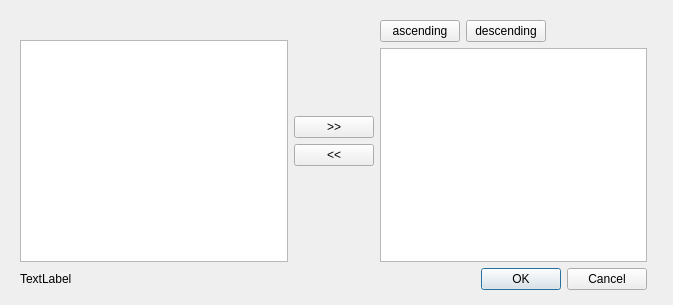
<?xml version="1.0" encoding="UTF-8"?>
<ui version="4.0">
 <class>CDialog</class>
 <widget class="QDialog" name="CDialog">
  <property name="geometry">
   <rect>
    <x>0</x>
    <y>0</y>
    <width>673</width>
    <height>305</height>
   </rect>
  </property>
  <property name="windowTitle">
   <string>Dialog</string>
  </property>
  <widget class="QWidget" name="">
   <property name="geometry">
    <rect>
     <x>20</x>
     <y>20</y>
     <width>627</width>
     <height>270</height>
    </rect>
   </property>
   <layout class="QGridLayout" name="gridLayout">
    <item row="0" column="0">
     <layout class="QVBoxLayout" name="verticalLayout_2">
      <item>
       <spacer name="horizontalSpacer_2">
        <property name="orientation">
         <enum>Qt::Horizontal</enum>
        </property>
        <property name="sizeHint" stdset="0">
         <size>
          <width>40</width>
          <height>20</height>
         </size>
        </property>
       </spacer>
      </item>
      <item>
       <widget class="QListWidget" name="listWidgetLeft"/>
      </item>
     </layout>
    </item>
    <item row="0" column="1">
     <layout class="QVBoxLayout" name="verticalLayout_3">
      <item>
       <spacer name="verticalSpacer">
        <property name="orientation">
         <enum>Qt::Vertical</enum>
        </property>
        <property name="sizeHint" stdset="0">
         <size>
          <width>38</width>
          <height>13</height>
         </size>
        </property>
       </spacer>
      </item>
      <item>
       <widget class="QPushButton" name="btn2Right">
        <property name="text">
         <string>&gt;&gt;</string>
        </property>
       </widget>
      </item>
      <item>
       <widget class="QPushButton" name="btn2Left">
        <property name="text">
         <string>&lt;&lt;</string>
        </property>
       </widget>
      </item>
      <item>
       <spacer name="verticalSpacer_2">
        <property name="orientation">
         <enum>Qt::Vertical</enum>
        </property>
        <property name="sizeHint" stdset="0">
         <size>
          <width>20</width>
          <height>40</height>
         </size>
        </property>
       </spacer>
      </item>
     </layout>
    </item>
    <item row="0" column="2">
     <layout class="QVBoxLayout" name="verticalLayout">
      <item>
       <layout class="QHBoxLayout" name="horizontalLayout">
        <item>
         <widget class="QPushButton" name="btnAscending">
          <property name="text">
           <string>ascending</string>
          </property>
         </widget>
        </item>
        <item>
         <widget class="QPushButton" name="btnDescending">
          <property name="text">
           <string>descending</string>
          </property>
         </widget>
        </item>
        <item>
         <spacer name="horizontalSpacer">
          <property name="orientation">
           <enum>Qt::Horizontal</enum>
          </property>
          <property name="sizeHint" stdset="0">
           <size>
            <width>40</width>
            <height>20</height>
           </size>
          </property>
         </spacer>
        </item>
       </layout>
      </item>
      <item>
       <widget class="QListWidget" name="listWidgetRight"/>
      </item>
     </layout>
    </item>
    <item row="1" column="0" colspan="3">
     <layout class="QHBoxLayout" name="horizontalLayout_2">
      <item>
       <widget class="QLabel" name="label">
        <property name="sizePolicy">
         <sizepolicy hsizetype="Expanding" vsizetype="Preferred">
          <horstretch>0</horstretch>
          <verstretch>0</verstretch>
         </sizepolicy>
        </property>
        <property name="text">
         <string>TextLabel</string>
        </property>
       </widget>
      </item>
      <item>
       <widget class="QDialogButtonBox" name="buttonBox">
        <property name="sizePolicy">
         <sizepolicy hsizetype="Fixed" vsizetype="Fixed">
          <horstretch>0</horstretch>
          <verstretch>0</verstretch>
         </sizepolicy>
        </property>
        <property name="orientation">
         <enum>Qt::Horizontal</enum>
        </property>
        <property name="standardButtons">
         <set>QDialogButtonBox::Cancel|QDialogButtonBox::Ok</set>
        </property>
       </widget>
      </item>
     </layout>
    </item>
   </layout>
  </widget>
 </widget>
 <resources/>
 <connections/>
</ui>
